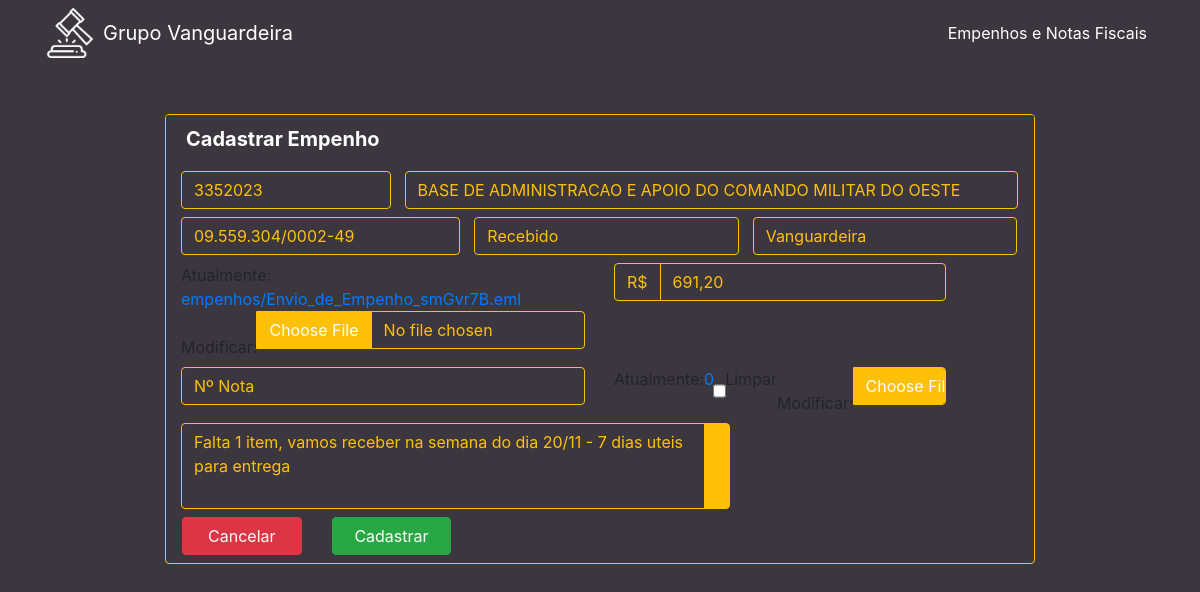
The app's page /edit/2179/, older data.
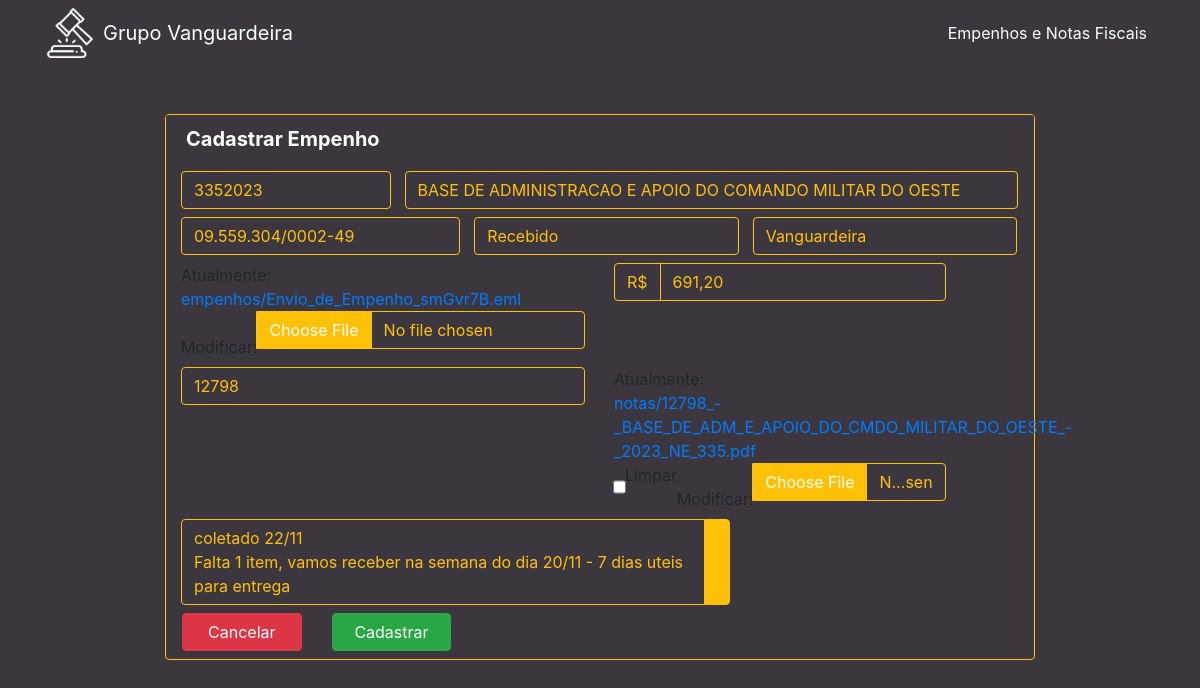
The same page, newer data.
### cliente/models.py (models this page shows, shortened)
class Cliente(models.Model):
    numero = models.CharField(max_length=255)
    nome = models.CharField(max_length=255)
    cnpj = models.CharField(max_length=255)
    data_criacao = models.DateTimeField(default=timezone.now)
    categoria = models.ForeignKey(Categoria, on_delete=models.DO_NOTHING)
    empresa = models.ForeignKey(Empresa, on_delete=models.DO_NOTHING)
    empenho = models.FileField(upload_to='empenhos/', max_length=500)
    nfe = models.FileField(upload_to='notas/', max_length=500, default='0', blank=True)
    n_nfe = models.CharField(max_length=255, blank=True)
    descricao = models.TextField(blank=True)
    valor = models.CharField(max_length=255)

### cliente/views.py (the view)
# urls.py: path('edit/<int:pk>/', views.edit, name="edit"),
def edit(request, pk):
    cliente = Cliente.objects.get(pk=pk)
    form = ClienteForm(instance=cliente)
    return render(request, 'cliente/form.html', {'cliente': cliente, 'form': form})

### cliente/form.py
class ClienteForm(ModelForm):
    class Meta:
        model = Cliente
        fields = ['numero', 'nome', 'cnpj', 'data_criacao', 'categoria', 'empresa', 'empenho', 'descricao', 'valor', 'nfe', 'n_nfe']
    def __init__(self, *args, **kwargs):
        super(ClienteForm, self).__init__(*args, **kwargs)
        for field in self.fields:
            self.fields[field]. widget.attrs.update({'class': 'form-control'})

### cliente/models.py (called while the page is built)
    def __str__(self):
        return self.nome

    def __str__(self):
        return self.nome

### cliente/templates/cliente/form.html (shortened to what this page needs)
{% extends 'base.html' %}
{% load widget_tweaks %}
{% block conteudo %}
    <div class="container col-lg-12 center mt-5 w-75">
        <div class="card card-primary card-formulario">
            <div class="card-header">
                <h5 class="card-title mb-0">
                    Cadastrar Empenho
                </h5>
            </div>
            <form action="{% if cliente %}/cliente/update/{{cliente.id}}/{% else %}/cliente/create/{% endif %}" method="POST" enctype="multipart/form-data">
                  <div class="input-group col-12 p-15 my-2">
                    <div class="input-group col-3 p-0">
                      {% render_field form.numero name="numero" type="name" placeholder="Nº Empenho" autocomplete="off"%}
                    </div>
                    <div class="input-group col-9 pr-0">
                      {% render_field form.nome name="nome" id="nome" type="name" placeholder="Nome do cliente" autocomplete="off"%}
                    </div>
                  </div>
                  <div class="input-group col-12 mb-2 p-15">
                    <div class="input-group col-4 p-0" >
                      {% render_field form.cnpj type="text" onblur="checkCnpj(this.value)" id="cpfcnpj" placeholder="CNPJ" autocomplete="off"%}
                    </div>
                    <div class="input-group col-4 pr-0">
                      {% render_field form.categoria name="categoria" id="categoria" placeholder="Categoria" autocomplete="off"%}
                    </div>
                    <div class="input-group col-4 pr-0">
                      {% render_field form.empresa name="empresa" id="empresa" placeholder="Empresa" autocomplete="off"%}
                    </div>
                  </div>
                  <div class="input-group col-12 p-0">
                    <div class="input-group col-6 p-15 mb-2" >
                      {% render_field form.empenho name="empenho" type="file" placeholder="Empenho" autocomplete="off"%}
                    </div>
                    <div class="input-group col-5 p-15 mb-2" >
                      <span class="input-group-text valor" id="span-valor">R$</span>
                      {% render_field form.valor name="valor" type="text" id="valor" placeholder="Valor do empenho" autocomplete="off"%}
                    </div>
                  </div>
                  <div class="input-group col-12 p-0">
                    <div class="input-group col-6 p-15 mb-2" >
                      {% render_field form.n_nfe name="n_nfe" type="name" placeholder="Nº Nota" autocomplete="off"%}
                    </div>
                    <div class="input-group col-5 p-15 mb-2" >
                      {% render_field form.nfe name="nfe" type="file" value="0" placeholder="Nfe" autocomplete="off"%}
                    </div>
                  </div>
                  <div class="input-group col-8 p-15 mb-2" >
                    {% render_field form.descricao rows="3" style="resize:none;" placeholder="Observações..." type="text" autocomplete="off"%}
                    <div class="input-group-append">
                      <div class="input-group-text">
                      </div>
                    </div>
                  </div>
                <div class="row">
                    <div class="col-2 mb-2 ml-3">
                      <a class="btn btn-danger btn-block" href="{{ request.META.HTTP_REFERER }}">Cancelar</a>
                    </div>
                    <div class="col-2 m-0">
                      <button type="submit" class="btn btn-success btn-block" id="submit_button" >Cadastrar</button>
                    </div>
                </div>
            </form>
        </div>
    </div>
{% endblock %}

Row changes from the older to the newer data that the page shows:
changed Cliente "BASE DE ADMINISTRACAO E APOIO DO COMANDO MILITAR DO OESTE": n_nfe (not shown) → "12798"; descricao "Falta 1 item, vamos receber na semana do dia 20/11 - 7 dias uteis para entrega" → "coletado 22/11 Falta 1 item, vamos receber na semana do dia 20/11 - 7 dias uteis para entrega"
Text that changed along with them:
text no longer shown: "Atualmente: 0 Limpar Modificar:"
text now shown: "Atualmente: notas/12798_-_BASE_DE_ADM_E_APOIO_DO_CMDO_MILITAR_DO_OESTE_-_2023_NE_335.pdf Limpar Modificar:"
